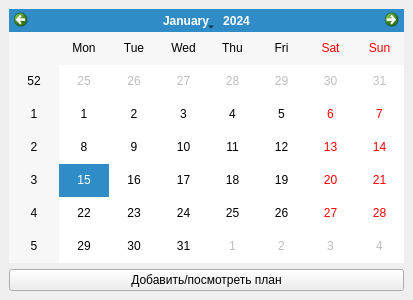
<?xml version="1.0" encoding="UTF-8"?>
<ui version="4.0">
 <class>MainWindow</class>
 <widget class="QMainWindow" name="MainWindow">
  <property name="geometry">
   <rect>
    <x>0</x>
    <y>0</y>
    <width>413</width>
    <height>300</height>
   </rect>
  </property>
  <property name="minimumSize">
   <size>
    <width>413</width>
    <height>300</height>
   </size>
  </property>
  <property name="sizeIncrement">
   <size>
    <width>0</width>
    <height>0</height>
   </size>
  </property>
  <property name="mouseTracking">
   <bool>false</bool>
  </property>
  <property name="focusPolicy">
   <enum>Qt::StrongFocus</enum>
  </property>
  <property name="windowTitle">
   <string>MainWindow</string>
  </property>
  <widget class="QWidget" name="centralwidget">
   <layout class="QVBoxLayout" name="verticalLayout">
    <item>
     <widget class="QCalendarWidget" name="calendar">
      <property name="enabled">
       <bool>true</bool>
      </property>
      <property name="cursor">
       <cursorShape>ArrowCursor</cursorShape>
      </property>
      <property name="mouseTracking">
       <bool>false</bool>
      </property>
      <property name="tabletTracking">
       <bool>false</bool>
      </property>
      <property name="acceptDrops">
       <bool>false</bool>
      </property>
     </widget>
    </item>
    <item>
     <widget class="QPushButton" name="go_to_plan_btn">
      <property name="text">
       <string>Добавить/посмотреть план</string>
      </property>
     </widget>
    </item>
   </layout>
  </widget>
 </widget>
 <resources/>
 <connections/>
</ui>
